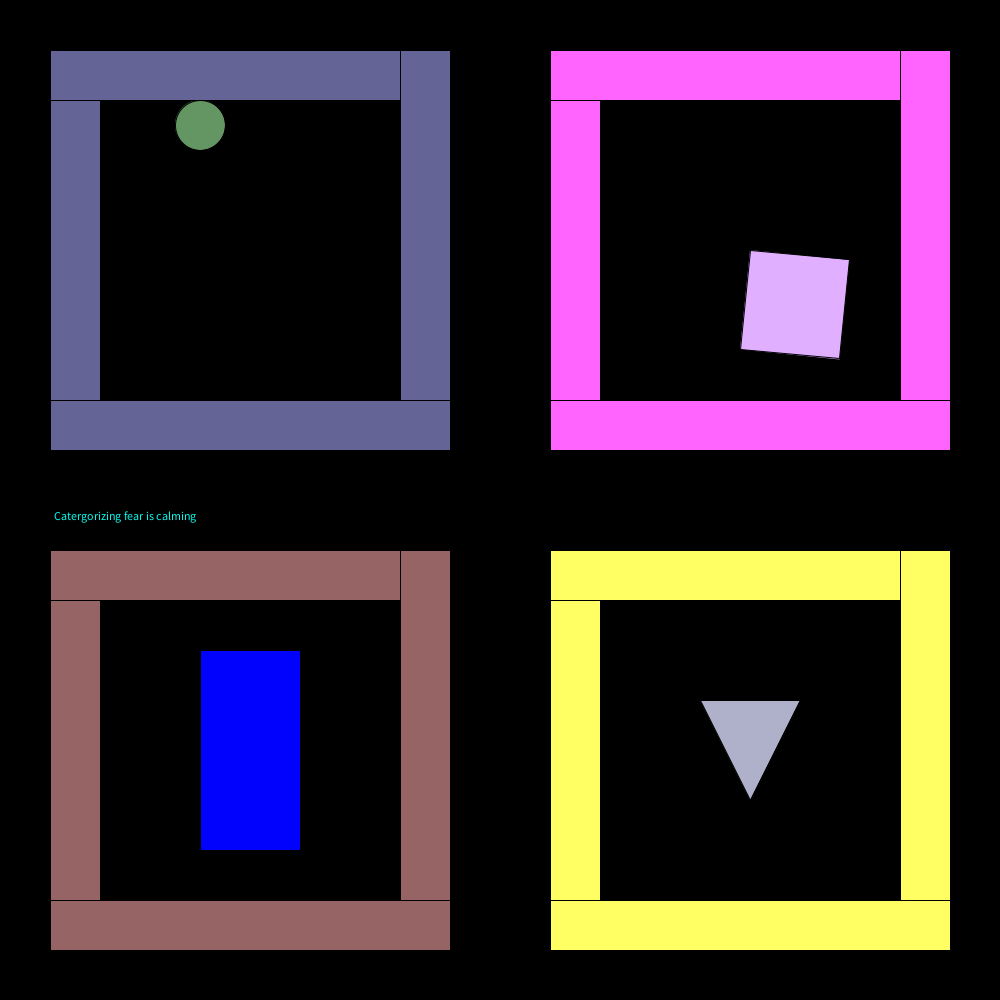
Frame 1 (no input)
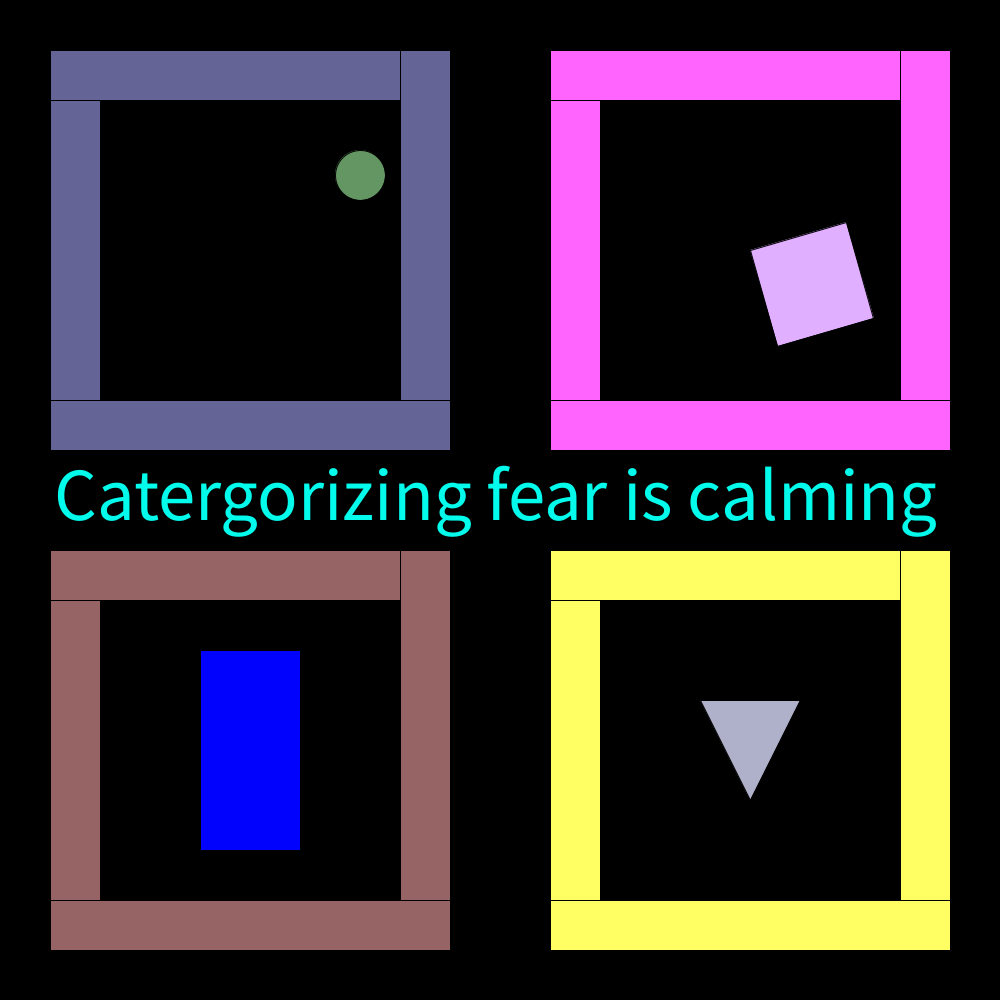
Frame 60 (the mouse pressed at the canvas centre just before this capture)
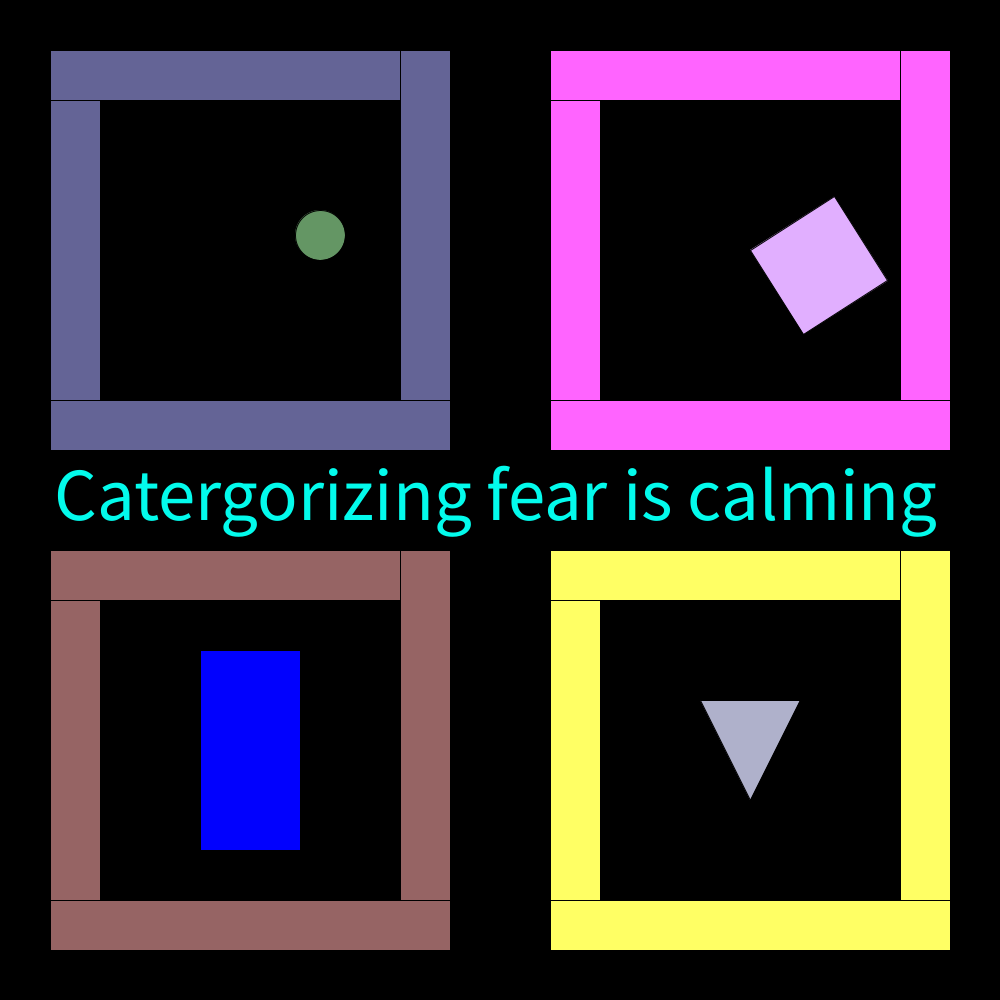
Frame 120 (the mouse held since frame 60 and released just before this capture)

The Processing sketch that drew these frames (run headless with seeded random() and noise(); from frame 60 on, the mouse is pressed at the canvas centre):

// Processing sketch: Categorizing_fear_is_calming
// ── Categorizing_fear_is_calming.pde
//Categorizing fear is calming

int x = 200;
int y = 125;
int dx = 20;
int dy = 10;
int a = 65;
int b = 700;

void setup() {

  size(1000, 1000);
  frameRate(120);
}

void draw() {


  background(0);
  fill(100, 150, 100);
  circle(x, y, 50);

  x = x + dx;
  if (x > 375) {
    dx = -10;
  }
  if (x < 125) {
    dx = 10;
  }
  y = y + dy;
  if (y > 375) {
    dy = -10;
  }
  if (y < 125) {
    dy = 10;
  }

  fill(1, 1, 254);
  rect(200, 650, 100, 200);


  fill(100, 100, 150);
  rect(50, 50, 50, 400);
  rect(50, 50, 400, 50);
  rect(400, 50, 50, 400);
  rect(50, 400, 400, 50);

  fill(150, 100, 100);
  rect(50, 550, 50, 400);
  rect(50, 550, 400, 50);
  rect(400, 550, 50, 400);
  rect(50, 900, 400, 50);

  fill(255, 100, 255);
  rect(550, 50, 50, 400);
  rect(550, 50, 400, 50);
  rect(900, 50, 50, 400);
  rect(550, 400, 400, 50);

  fill(255, 255, 100);
  rect(550, 550, 50, 400);
  rect(550, 550, 400, 50);
  rect(900, 550, 50, 400);
  rect(550, 900, 400, 50);


  fill(3, 251, 236);
  //rotate(frameCount * -1000);
  text("Catergorizing fear is calming", 54, 520);
  textSize(75);


  fill(175, 177, 203);
  float f = float(a);
  println(a + " : " + f);  // Prints "65 : 65.0
  triangle(700, 700, 800, 700, 750, 800);


  translate( 750, 250);
  rotate( frameCount * 0.1);
  fill( 225, 175, 255);
  square(0, 0, 100);



  if (frameCount == 1) {
    save("Categorizing fear is calming.png");
  }
}
